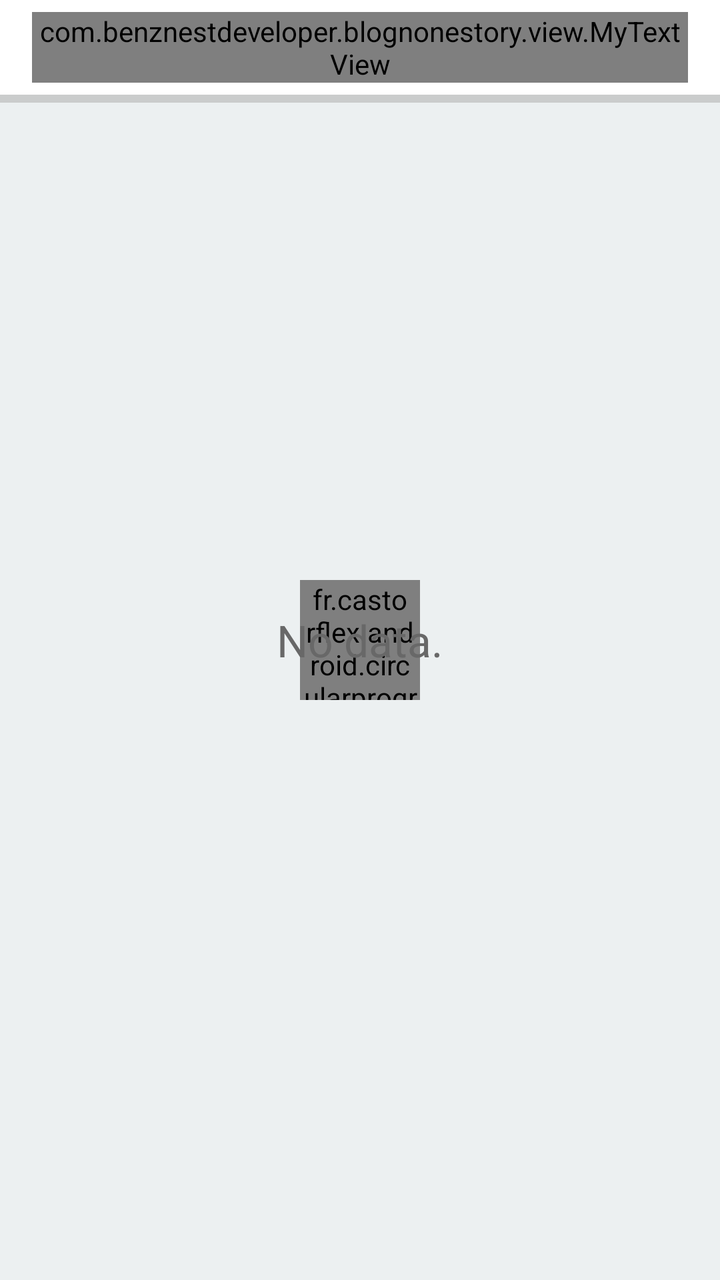
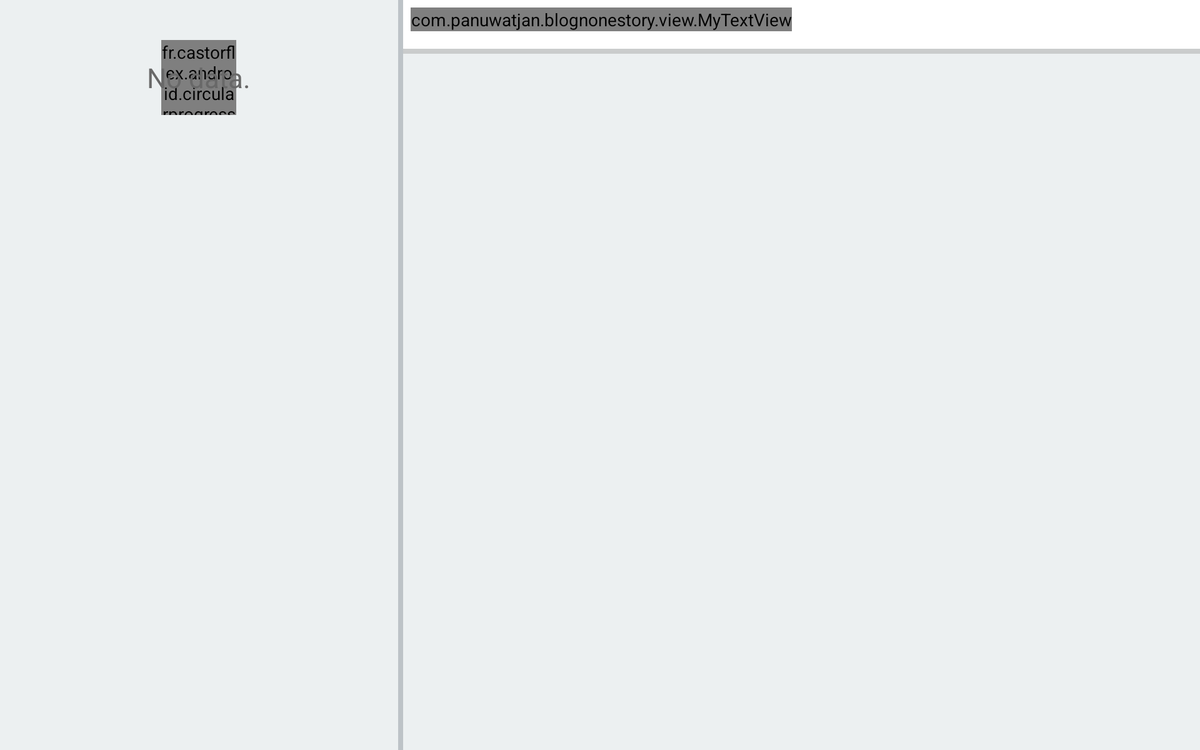

One screen, two layout resources from the same app: the default and the author's alternative for another configuration. Each is rendered where Android would select it; the XML of both is given below.
<!-- AndroidManifest.xml: application theme AppTheme -->
<!-- res/layout/fragment_jobs_list.xml -->
<FrameLayout xmlns:android="http://schemas.android.com/apk/res/android"
             xmlns:app="http://schemas.android.com/apk/res-auto"
             xmlns:tools="http://schemas.android.com/tools"
             android:id="@+id/content_container"
             android:layout_width="match_parent"
             android:layout_height="match_parent"
             android:background="@color/colorBackgroundPrimary">

    <android.support.design.widget.CoordinatorLayout
        android:layout_width="match_parent"
        android:layout_height="match_parent">

        <android.support.design.widget.AppBarLayout
            android:id="@+id/app_bar_search"
            android:layout_width="match_parent"
            android:layout_height="wrap_content"
            android:theme="@style/ThemeOverlay.AppCompat.Dark.ActionBar"
            app:elevation="0dp">

            <LinearLayout
                android:id="@+id/toolbar"
                android:layout_width="match_parent"
                android:layout_height="wrap_content"
                android:background="@color/colorWhite"
                android:orientation="horizontal"
                android:paddingBottom="6dp"
                android:paddingLeft="16dp"
                android:paddingRight="16dp"
                android:paddingTop="6dp"
                android:title="@string/app_name"
                app:layout_scrollFlags="scroll|enterAlways">

                <LinearLayout
                    android:layout_width="match_parent"
                    android:layout_height="wrap_content"
                    android:layout_gravity="center_vertical"
                    android:orientation="vertical">


                    <com.benznestdeveloper.blognonestory.view.MyTextView
                        android:id="@+id/tv_keyword"
                        android:layout_width="wrap_content"
                        android:layout_height="wrap_content"
                        android:text="15 items"
                        android:textColor="@color/colorTextDarkPrimary"
                        android:textSize="16sp"
                        android:textStyle="bold"/>

                    <HorizontalScrollView
                        android:layout_width="match_parent"
                        android:layout_height="wrap_content">

                        <LinearLayout
                            android:id="@+id/ll_filter_job_type_container"
                            android:layout_width="wrap_content"
                            android:layout_height="wrap_content"
                            android:orientation="horizontal">
                        </LinearLayout>
                    </HorizontalScrollView>
                    <HorizontalScrollView
                        android:layout_width="match_parent"
                        android:layout_height="wrap_content">

                        <LinearLayout
                            android:id="@+id/ll_filter_job_level_container"
                            android:layout_width="wrap_content"
                            android:layout_height="wrap_content"
                            android:orientation="horizontal">
                        </LinearLayout>
                    </HorizontalScrollView>
                    <HorizontalScrollView
                        android:layout_width="match_parent"
                        android:layout_height="wrap_content">

                        <LinearLayout
                            android:id="@+id/ll_filter_job_function_container"
                            android:layout_width="wrap_content"
                            android:layout_height="wrap_content"
                            android:orientation="horizontal">
                        </LinearLayout>
                    </HorizontalScrollView>
                </LinearLayout>

            </LinearLayout>

            <View
                android:layout_width="match_parent"
                android:layout_height="4dp"
                android:background="@color/colorGrey"/>


        </android.support.design.widget.AppBarLayout>

        <android.support.v7.widget.RecyclerView
            android:id="@+id/recycler_view"
            android:layout_width="match_parent"
            android:layout_height="match_parent"
            android:clipToPadding="false"
            android:divider="@null"
            android:dividerHeight="0dp"
            android:paddingBottom="8dp"
            android:paddingLeft="16dp"
            android:paddingRight="16dp"
            android:paddingTop="8dp"
            app:layout_behavior="@string/appbar_scrolling_view_behavior">
        </android.support.v7.widget.RecyclerView>
    </android.support.design.widget.CoordinatorLayout>

    <fr.castorflex.android.circularprogressbar.CircularProgressBar
        android:id="@+id/progress"
        android:layout_width="60dp"
        android:layout_height="60dp"
        android:layout_gravity="center"
        android:layout_margin="32dp"
        android:indeterminate="true"
        app:cpb_color="@color/colorAccent"
        app:cpb_max_sweep_angle="300"
        app:cpb_min_sweep_angle="10"
        app:cpb_rotation_speed="1.0"
        app:cpb_stroke_width="12dp"
        app:cpb_sweep_speed="1.0"/>

    <TextView
        android:id="@+id/tv_no_data"
        android:layout_width="wrap_content"
        android:layout_height="wrap_content"
        android:layout_gravity="center"
        android:text="No data."
        android:textColor="@color/colorTextDarkPrimary"
        android:textSize="22sp"/>


</FrameLayout>
<!-- resources referenced by this layout -->
<resources>
  <color name="colorAccent">#609e38</color>
  <color name="colorBackgroundPrimary">#ecf0f1</color>
  <color name="colorGrey">#cacccc</color>
  <color name="colorTextDarkPrimary">#686868</color>
  <color name="colorWhite">#ffffff</color>
  <string name="app_name">Blognone Story</string>
  <style name="AppTheme" parent="Theme.AppCompat.Light.NoActionBar">
          
          <item name="colorPrimary">@color/colorPrimary</item>
          <item name="colorPrimaryDark">@color/colorPrimaryDark</item>
          <item name="colorAccent">@color/colorAccent</item>
      </style>
  <color name="colorPrimary">#38649d</color>
  <color name="colorPrimaryDark">#0f3b74</color>
</resources>
<!-- res/layout-sw540dp-land/fragment_jobs_list.xml (the author's variant of the layout above) -->
<!-- drawn on a 7-inch tablet turned sideways -->
<LinearLayout xmlns:android="http://schemas.android.com/apk/res/android"
              xmlns:app="http://schemas.android.com/apk/res-auto"
              xmlns:tools="http://schemas.android.com/tools"
              android:layout_width="match_parent"
              android:layout_height="match_parent"
              android:orientation="horizontal">

    <ScrollView
        android:layout_width="0dp"
        android:layout_height="match_parent"
        android:layout_weight="1"
        android:background="@color/colorBackgroundPrimary">

        <FrameLayout
            android:id="@+id/content_search_job_container"
            android:layout_width="match_parent"
            android:layout_height="match_parent"
            android:layout_weight="1">


            <fr.castorflex.android.circularprogressbar.CircularProgressBar
                android:id="@+id/progress"
                android:layout_width="60dp"
                android:layout_height="60dp"
                android:layout_gravity="center"
                android:layout_margin="32dp"
                android:indeterminate="true"
                app:cpb_color="@color/colorAccent"
                app:cpb_max_sweep_angle="300"
                app:cpb_min_sweep_angle="10"
                app:cpb_rotation_speed="1.0"
                app:cpb_stroke_width="12dp"
                app:cpb_sweep_speed="1.0"/>

            <TextView
                android:id="@+id/tv_no_data"
                android:layout_width="wrap_content"
                android:layout_height="wrap_content"
                android:layout_gravity="center"
                android:text="No data."
                android:textColor="@color/colorTextDarkPrimary"
                android:textSize="22sp"/>


        </FrameLayout>
    </ScrollView>

    <View
        android:layout_width="4dp"
        android:layout_height="match_parent"
        android:background="@color/colorSilver"/>

    <LinearLayout
        android:id="@+id/content_node_content_container"
        android:layout_width="0dp"
        android:layout_height="match_parent"
        android:layout_weight="2"
        android:background="@color/colorBackgroundPrimary"
        android:orientation="vertical">

        <LinearLayout
            android:layout_width="match_parent"
            android:layout_height="wrap_content"
            android:layout_gravity="center_vertical"
            android:background="@color/colorWhite"
            android:orientation="vertical">

            <com.panuwatjan.blognonestory.view.MyTextView
                android:id="@+id/tv_keyword"
                android:layout_width="wrap_content"
                android:layout_height="wrap_content"
                android:text="ALL"
                android:textColor="@color/colorTextDarkPrimary"
                android:textSize="16sp"
                android:layout_marginLeft="6dp"
                android:layout_marginTop="6dp"
                android:textStyle="bold"/>

            <HorizontalScrollView
                android:layout_width="match_parent"
                android:layout_height="wrap_content"
                android:layout_marginLeft="6dp"
                android:layout_marginBottom="6dp">

                <LinearLayout
                    android:layout_width="wrap_content"
                    android:layout_height="wrap_content"
                    android:background="@color/colorWhite"
                    android:orientation="horizontal"
                    android:padding="4dp">


                    <LinearLayout
                        android:id="@+id/ll_filter_job_type_container"
                        android:layout_width="wrap_content"
                        android:layout_height="wrap_content"
                        android:orientation="horizontal">
                    </LinearLayout>


                    <LinearLayout
                        android:id="@+id/ll_filter_job_level_container"
                        android:layout_width="wrap_content"
                        android:layout_height="wrap_content"
                        android:orientation="horizontal">
                    </LinearLayout>

                    <LinearLayout
                        android:id="@+id/ll_filter_job_function_container"
                        android:layout_width="wrap_content"
                        android:layout_height="wrap_content"
                        android:orientation="horizontal">
                    </LinearLayout>
                </LinearLayout>

            </HorizontalScrollView>

            <View
                android:layout_width="match_parent"
                android:layout_height="4dp"
                android:background="@color/colorGrey"/>

        </LinearLayout>


        <android.support.v7.widget.RecyclerView
            android:id="@+id/recycler_view"
            android:layout_width="match_parent"
            android:layout_height="0dp"
            android:layout_weight="1"
            android:clipToPadding="false"
            android:divider="@null"
            android:dividerHeight="0dp"
            android:paddingBottom="8dp"
            android:paddingLeft="16dp"
            android:paddingRight="16dp"
            android:paddingTop="8dp"
            app:layout_behavior="@string/appbar_scrolling_view_behavior">
        </android.support.v7.widget.RecyclerView>
    </LinearLayout>
</LinearLayout>
<!-- resources referenced by the variant -->
<!-- as a 7-inch tablet turned sideways resolves them -->
<resources>
  <color name="colorAccent">#609e38</color>
  <color name="colorBackgroundPrimary">#ecf0f1</color>
  <color name="colorGrey">#cacccc</color>
  <color name="colorSilver">#bdc3c7</color>
  <color name="colorTextDarkPrimary">#686868</color>
  <color name="colorWhite">#ffffff</color>
  <style name="AppTheme" parent="Theme.AppCompat.Light.NoActionBar">
          
          <item name="colorPrimary">@color/colorPrimary</item>
          <item name="colorPrimaryDark">@color/colorPrimaryDark</item>
          <item name="colorAccent">@color/colorAccent</item>
      </style>
  <color name="colorPrimary">#38649d</color>
  <color name="colorPrimaryDark">#0f3b74</color>
</resources>
